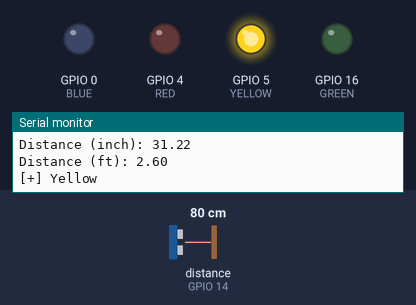
Simulated run of this sketch. Board: ESP8266 (NodeMCU). Shown: output pins drawn as LEDs (lit = HIGH), the last lines printed to the serial monitor. Wiring (inferred from the names in the program): ultrasonic range finder: trigger GPIO 12; echo GPIO 14. The test bench sets the inputs (shaded band); at power-on: distance to the obstacle (sensor on GPIO 14) 80 cm. The echo pulse lasts 58.3 µs per cm; pins used as bus, display or sensor lines are not drawn.

Above: at 1.8 s.
1.9 s: distance to the obstacle (sensor on GPIO 14) set to 2 cm
At 2.3 s:
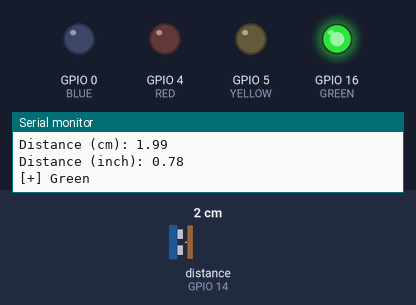
3.5 s: distance to the obstacle (sensor on GPIO 14) set to 120 cm
At 5.2 s:
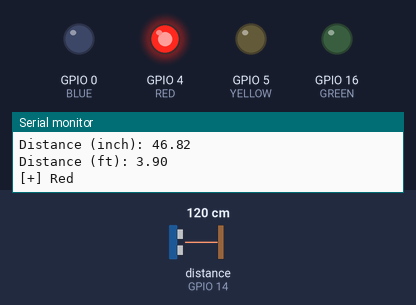
5.5 s: distance to the obstacle (sensor on GPIO 14) set to 4 cm
At 7.2 s:
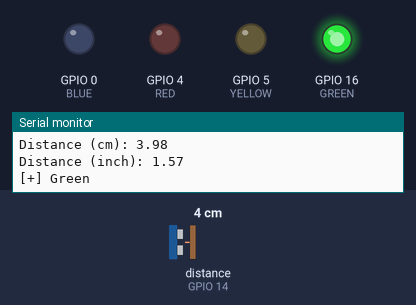
7.5 s: distance to the obstacle (sensor on GPIO 14) set to 35 cm
At 9.1 s:
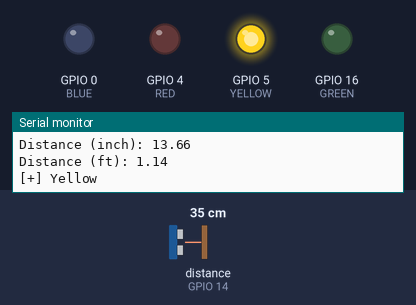
Timing chart, 0 to 10.5 s (numbered marks = the images above; inputs shaded):
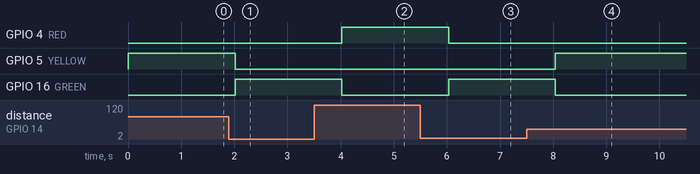

Measured:
- after the input at 1.9 s, GPIO 5 (YELLOW): HIGH → LOW after 0.11 s; GPIO 16 (GREEN): LOW → HIGH after 0.11 s
- after the input at 3.5 s, GPIO 4 (RED): LOW → HIGH after 0.53 s; GPIO 16 (GREEN): HIGH → LOW after 0.53 s
- after the input at 5.5 s, GPIO 4 (RED): HIGH → LOW after 0.54 s; GPIO 16 (GREEN): LOW → HIGH after 0.54 s
- after the input at 7.5 s, GPIO 5 (YELLOW): LOW → HIGH after 0.54 s; GPIO 16 (GREEN): HIGH → LOW after 0.54 s

The sketch:

esp8266_ultrasonic.ino
```cpp
// (licence header left out)
const int trigPin = 12;
const int echoPin = 14;

//define sound velocity in cm/uS
#define SOUND_VELOCITY 0.034
#define CM_TO_INCH 0.393701
#define GREEN 16
#define YELLOW 5
#define RED 4
#define BLUE 0

long duration;
float distanceCm;
float distanceInch;
float distanceM;
float distanceFeet;

void setup() {
  Serial.begin(115200); // Starts the serial communication
  pinMode(trigPin, OUTPUT); // Sets the trigPin as an Output
  pinMode(echoPin, INPUT); // Sets the echoPin as an Input
  pinMode(GREEN, OUTPUT);
  pinMode(YELLOW, OUTPUT);
  pinMode(RED, OUTPUT);
  pinMode(BLUE, OUTPUT);
}

void loop() {
  // Clears the trigPin
  digitalWrite(trigPin, LOW);
  delayMicroseconds(2);
  // Sets the trigPin on HIGH state for 10 micro seconds
  digitalWrite(trigPin, HIGH);
  delayMicroseconds(10);
  digitalWrite(trigPin, LOW);

  // Reads the echoPin, returns the sound wave travel time in microseconds
  duration = pulseIn(echoPin, HIGH);

  // Calculate the distance
  distanceCm = duration * SOUND_VELOCITY/2;

  // Convert to inches
  distanceInch = distanceCm * CM_TO_INCH;

  // Prints the distance on the Serial Monitor
  Serial.print("Distance (cm): ");
  Serial.println(distanceCm);
  if (distanceCm > 100) {
    distanceM = distanceCm/100;
    Serial.print("Distance (m): ");
    Serial.println(distanceM);
  }
  Serial.print("Distance (inch): ");
  Serial.println(distanceInch);
  if (distanceInch > 12) {
    distanceFeet = distanceInch/12;
    Serial.print("Distance (ft): ");
    Serial.println(distanceFeet);
  }

  if (int(distanceCm) > 100){
    Serial.printf("[+] Red\n\n\n");
    digitalWrite(GREEN, LOW);
    digitalWrite(YELLOW, LOW);
    digitalWrite(RED, HIGH);
    digitalWrite(BLUE, LOW);
  } else if (int(distanceCm) > 20 && int(distanceCm) < 100){
    Serial.printf("[+] Yellow\n\n\n");
    digitalWrite(GREEN, LOW);
    digitalWrite(YELLOW, HIGH);
    digitalWrite(RED, LOW);
    digitalWrite(BLUE, LOW);
  } else if (int(distanceCm) < 20){
    Serial.printf("[+] Green\n\n\n");
    digitalWrite(GREEN, HIGH);
    digitalWrite(YELLOW, LOW);
    digitalWrite(RED, LOW);
    digitalWrite(BLUE, LOW);
  } else {
    Serial.printf("[+] Failure...\n\n\n");
    digitalWrite(GREEN, HIGH);
    digitalWrite(YELLOW, HIGH);
    digitalWrite(RED, HIGH);
    digitalWrite(BLUE, HIGH);
  }

  delay(1000);
}
```
